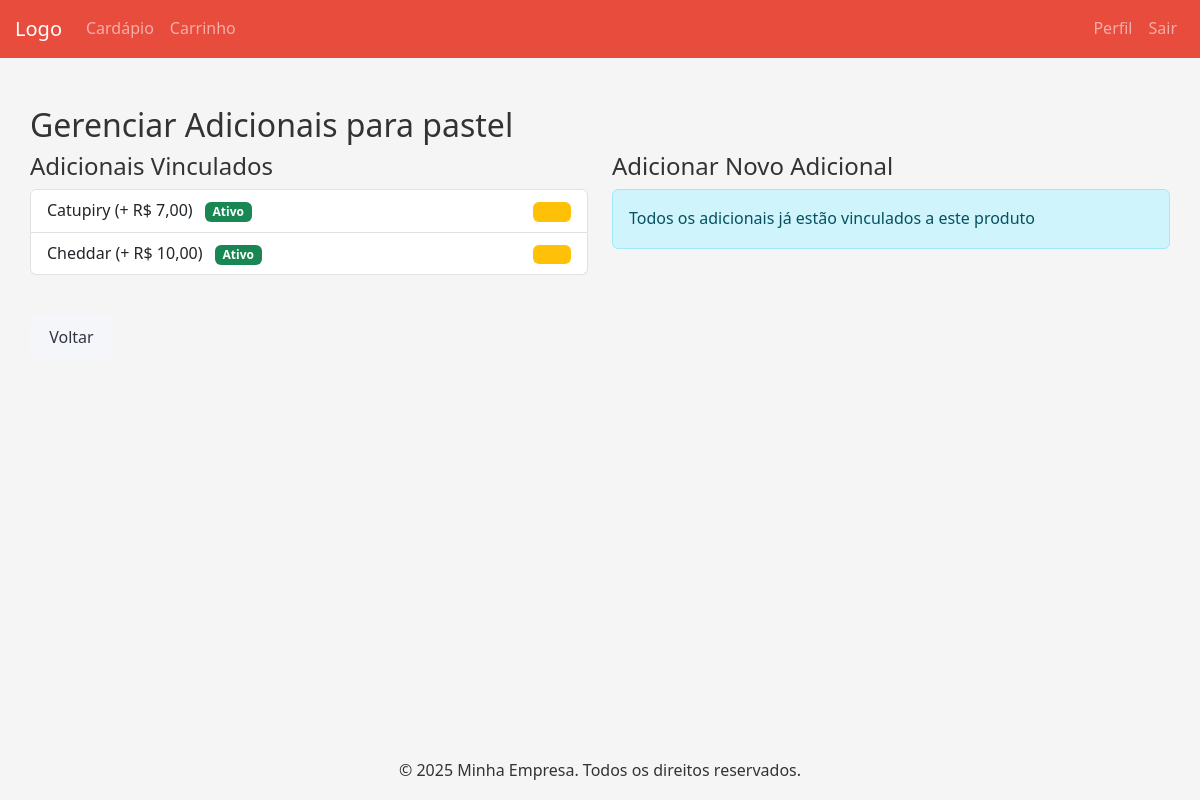
The app's page /produto/produto/1/adicionais/ (signed in) with its own data.
### produto/models.py (models this page shows, shortened)
class Produto(models.Model):
    nome = models.CharField(max_length=100)
    descricao = models.TextField(blank=True, null=True)
    categorias = models.ManyToManyField(CategoriaProduto, related_name='produtos')
    preco = models.DecimalField(max_digits=10, decimal_places=2)
    imagem = models.ImageField(upload_to='produtos/', blank=True, null=True)
    disponivel = models.BooleanField(default=True)  # Campo para controlar disponibilidade

class ProdutoAdicional(models.Model):
    produto = models.ForeignKey(Produto, on_delete=models.CASCADE, related_name='adicionais')
    adicional = models.ForeignKey(Adicional, on_delete=models.CASCADE)
    ativo = models.BooleanField(default=True)  # Para habilitar/desabilitar por produto
    class Meta:
        unique_together = ('produto', 'adicional')  # Evita duplicatas

class Adicional(models.Model):
    nome = models.CharField(max_length=50)
    preco_extra = models.DecimalField(max_digits=10, decimal_places=2, default=0.00)
    ativo = models.BooleanField(default=True)  # Para o admin controlar se está disponível

### principal/decorators.py (the view)
        def _wrapped_view(request, *args, **kwargs):
            if request.user.groups.filter(name=group_name).exists():
                return view_func(request, *args, **kwargs)
            else:
                messages.error(request, "Você não tem permissão para acessar esta página.")
                return redirect("home")

### produto/views.py (called while the page is built, shortened)
@login_required
@group_required('Administradores')
def gerenciar_adicionais_produto(request, produto_id):
    produto = get_object_or_404(Produto, pk=produto_id)
    adicionais_vinculados = ProdutoAdicional.objects.filter(produto=produto)
    adicionais_disponiveis = Adicional.objects.exclude(
        id__in=adicionais_vinculados.values_list('adicional_id', flat=True)
    )
    return render(request, 'produto/gerenciar_adicionais.html', {
        'produto': produto,
        'adicionais_vinculados': adicionais_vinculados,
        'adicionais_disponiveis': adicionais_disponiveis
    })

### templates/produto/gerenciar_adicionais.html (shortened to what this page needs)
{% extends 'base.html' %}
{% load static %}
{% block content %}
<div class="container mt-4">
    <h2>Gerenciar Adicionais para {{ produto.nome }}</h2>
    <div class="row">
        <div class="col-md-6">
            <h4>Adicionais Vinculados</h4>
            {% if adicionais_vinculados %}
            <div class="list-group mb-4">
                {% for pa in adicionais_vinculados %}
                <div class="list-group-item d-flex justify-content-between align-items-center">
                    <div>
                        {{ pa.adicional.nome }} (+ R$ {{ pa.adicional.preco_extra }})
                        <span class="badge bg-{% if pa.ativo %}success{% else %}secondary{% endif %} ms-2">
                            {% if pa.ativo %}Ativo{% else %}Inativo{% endif %}
                        </span>
                    </div>
                    <div>
                        <a href="{% url 'toggle_adicional_prod1uto' pa.id %}"
                           class="btn btn-sm btn-{% if pa.ativo %}warning{% else %}success{% endif %}">
                        </a>
                    </div>
                </div>
                {% endfor %}
            </div>
            {% else %}
            <div class="alert alert-info">Nenhum adicional vinculado a este produto</div>
            {% endif %}
        </div>
        <div class="col-md-6">
            <h4>Adicionar Novo Adicional</h4>
            {% if adicionais_disponiveis %}
            <form method="post" action="{% url 'gerenciar_adicionais_produto' produto.id %}">
                {% csrf_token %}
                <div class="mb-3">
                    <select name="adicional_id" class="form-select">
                        {% for adicional in adicionais_disponiveis %}
                        <option value="{{ adicional.id }}">{{ adicional.nome }} (+ R$ {{ adicional.preco_extra }})</option>
                        {% endfor %}
                    </select>
                </div>
                <button type="submit" class="btn btn-primary">Vincular Adicional</button>
            </form>
            {% else %}
            <div class="alert alert-info">Todos os adicionais já estão vinculados a este produto</div>
            {% endif %}
        </div>
    </div>
    <div class="mt-3">
        <a href="{% url 'listar_produtos' %}" class="btn btn-secondary">Voltar</a>
    </div>
</div>
{% endblock %}

### static/css/style.css (style rules this page uses)
:root { --primary-color: #e74c3c; --primary-hover: #c0392b; --secondary-color: #2ecc71; --secondary-hover: #27ae60; --danger-color: #d63031; --danger-hover: #b71c1c; --light-color: #f5f6fa; --dark-color: #2f3640; --text-color: #333; --border-radius: 6px; --box-shadow: 0 2px 10px rgba(0, 0, 0, 0.1); --transition: all 0.3s ease; }
* { margin: 0; padding: 0; box-sizing: border-box; }
body { font-family: 'Segoe UI', Tahoma, Geneva, Verdana, sans-serif; background-color: #f5f5f5; color: var(--text-color); line-height: 1.6; }
.container { max-width: 1200px; margin: 0 auto; padding: 0 15px; }
.btn { display: inline-block; padding: 0.6rem 1.2rem; font-size: 1rem; font-weight: 500; text-align: center; border: none; border-radius: var(--border-radius); cursor: pointer; transition: var(--transition); text-decoration: none; }
.btn-secondary { background-color: var(--light-color); color: var(--dark-color); }

### records on screen
Produto: nome "pastel"
ProdutoAdicional: adicional.nome "Catupiry", adicional.preco_extra "7,00", ativo "Ativo"
ProdutoAdicional: adicional.nome "Cheddar", adicional.preco_extra "10,00", ativo "Ativo"
